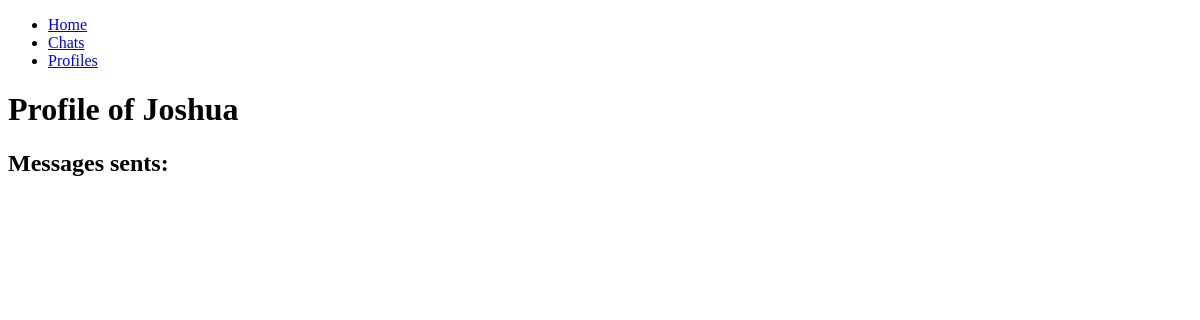
The page /home/profile/1 on the database as committed earlier.
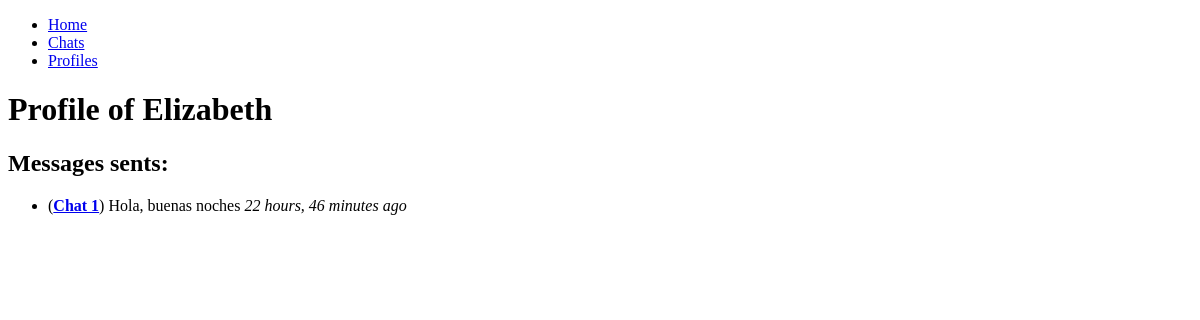
The same page on the database as committed later.
### chat/models.py (models this page shows, shortened)
class Profile(models.Model):
    user = models.OneToOneField(User, on_delete=models.CASCADE)
    img = models.ImageField(upload_to='profile_pics', blank=True, default=None)

class Message(models.Model):
    sender = models.ForeignKey(Profile, related_name='messages_sents', on_delete=models.SET_NULL, null=True)
    chat = models.ForeignKey(Chat, related_name='messages', on_delete=models.CASCADE, default=None)
    date_sent = models.DateTimeField(auto_now_add=True)
    text = models.TextField()
    file = models.FileField(upload_to='chat_files', blank=True, default=None)

class Chat(models.Model):
    name = models.CharField(max_length=100)
    description = models.TextField()
    users = models.ManyToManyField(Profile, related_name='chats')

### chat/views.py (the view)
# urls.py: path(('profile/<int:id>'), views.profile_view, name='profile_view'),
def profile_view(request, id):
    profile = Profile.objects.get(id=id)
    messages_sents = Message.objects.filter(sender_id=id)
    context = {'profile': profile, 'messages_sents': messages_sents}
    return render(request, 'profile.html', context)

### chat/templates/profile.html
{% extends "base.html" %}
{% block content %}
    <h1>
        Profile of {{ profile.user.username }}
    </h1>
    <h2>
        Messages sents:
    </h2>
    <div>
        <ul>
            {% load humanize %}
            {% for message in messages_sents %}
                <li>
                    <p>(<a href="{% url 'chat_interaction_view' message.chat.id %}"><strong>{{message.chat.name}}</a></strong>) {{ message.text }} <em>{{ message.date_sent|timesince }} ago</em></p>
                </li>
            {% endfor %}
        </ul>
    </div>
{% endblock %}

Rows that differ between the two databases and show on the page:
changed Profile: user.username "Joshua" → "Elizabeth"
added Message: chat.name "Chat 1", text "Hola, buenas noches", date_sent "22 hours, 46 minutes"
